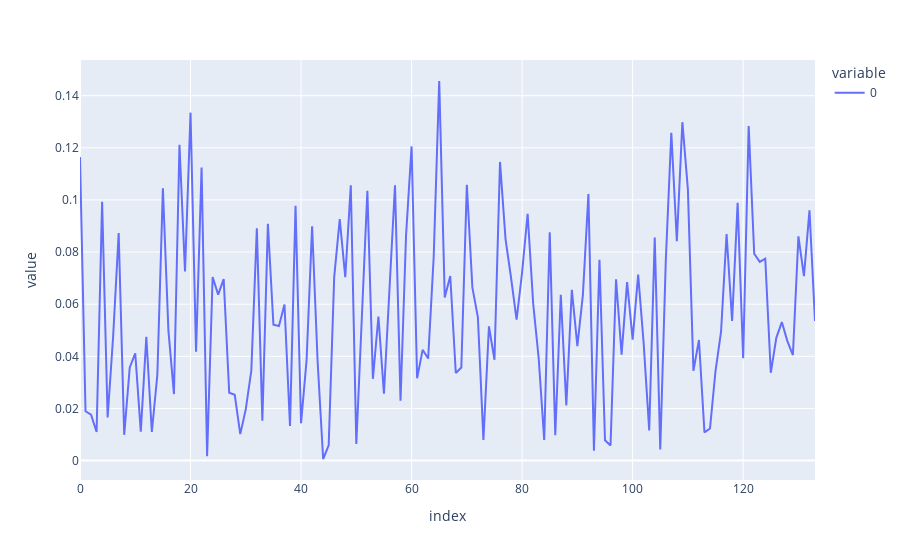

Notebook source saved alongside this figure:
### Code cell
px.line(test_losses)

### Figure 1 — Plotly figure (JSON) as saved in the notebook; plotly's stock layout.template omitted (floating-point values rounded to 4 significant figures; data arrays with more than 128 entries replaced by an {"elided": "..."} marker saying what was removed)
{"data": [{"hovertemplate": "variable=0<br>index=%{x}<br>value=%{y}<extra></extra>", "legendgroup": "0", "line": {"color": "#636efa", "dash": "solid"}, "marker": {"symbol": "circle"}, "mode": "lines", "name": "0", "orientation": "v", "showlegend": true, "type": "scatter", "x": {"elided": "134 int values"}, "xaxis": "x", "y": {"elided": "134 float values"}, "yaxis": "y"}], "layout": {"legend": {"title": {"text": "variable"}, "tracegroupgap": 0}, "margin": {"t": 60}, "xaxis": {"anchor": "y", "domain": [0, 1], "title": {"text": "index"}}, "yaxis": {"anchor": "x", "domain": [0, 1], "title": {"text": "value"}}}}
